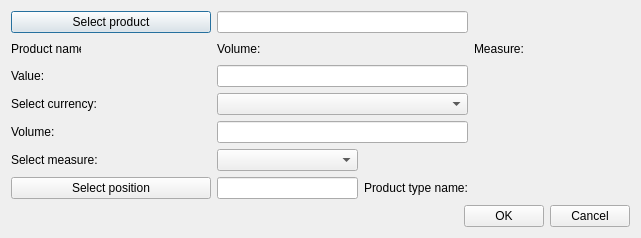
<?xml version="1.0" encoding="UTF-8"?>
<ui version="4.0">
 <class>CreateJobprice</class>
 <widget class="QDialog" name="CreateJobprice">
  <property name="geometry">
   <rect>
    <x>0</x>
    <y>0</y>
    <width>641</width>
    <height>238</height>
   </rect>
  </property>
  <property name="sizePolicy">
   <sizepolicy hsizetype="Fixed" vsizetype="Fixed">
    <horstretch>0</horstretch>
    <verstretch>0</verstretch>
   </sizepolicy>
  </property>
  <property name="windowTitle">
   <string>Create/Update jobprice</string>
  </property>
  <property name="locale">
   <locale language="English" country="UnitedStates"/>
  </property>
  <property name="modal">
   <bool>false</bool>
  </property>
  <layout class="QGridLayout" name="gridLayout">
   <property name="leftMargin">
    <number>11</number>
   </property>
   <property name="topMargin">
    <number>11</number>
   </property>
   <property name="rightMargin">
    <number>11</number>
   </property>
   <property name="bottomMargin">
    <number>11</number>
   </property>
   <item row="2" column="2" colspan="2">
    <widget class="QLineEdit" name="valueEdit">
     <property name="toolTip">
      <string>&lt;html&gt;&lt;head/&gt;&lt;body&gt;&lt;p&gt;For example: 1 (depending on measure, in that case = 1 liter)&lt;/p&gt;&lt;/body&gt;&lt;/html&gt;</string>
     </property>
    </widget>
   </item>
   <item row="8" column="5">
    <widget class="QLabel" name="positionPh">
     <property name="font">
      <font>
       <family>Times New Roman</family>
       <pointsize>12</pointsize>
       <weight>75</weight>
       <italic>true</italic>
       <bold>true</bold>
      </font>
     </property>
     <property name="text">
      <string/>
     </property>
    </widget>
   </item>
   <item row="2" column="0" colspan="2">
    <widget class="QLabel" name="valueLb">
     <property name="text">
      <string>Value:</string>
     </property>
    </widget>
   </item>
   <item row="3" column="0" colspan="2">
    <widget class="QLabel" name="currencyLb">
     <property name="text">
      <string>Select currency:</string>
     </property>
    </widget>
   </item>
   <item row="0" column="0" colspan="2">
    <widget class="QPushButton" name="productBtn">
     <property name="minimumSize">
      <size>
       <width>200</width>
       <height>0</height>
      </size>
     </property>
     <property name="text">
      <string>Select product</string>
     </property>
    </widget>
   </item>
   <item row="0" column="2" colspan="2">
    <widget class="QLineEdit" name="productEdit">
     <property name="readOnly">
      <bool>true</bool>
     </property>
    </widget>
   </item>
   <item row="3" column="2" colspan="2">
    <widget class="QComboBox" name="currencyCmb"/>
   </item>
   <item row="4" column="2" colspan="2">
    <widget class="QLineEdit" name="volumeEdit">
     <property name="toolTip">
      <string>&lt;html&gt;&lt;head/&gt;&lt;body&gt;&lt;p&gt;For example: 3.5 (depending on currency, in that case 3.5 USD)&lt;/p&gt;&lt;/body&gt;&lt;/html&gt;</string>
     </property>
    </widget>
   </item>
   <item row="5" column="0" colspan="2">
    <widget class="QLabel" name="measureLb_2">
     <property name="text">
      <string>Select measure:</string>
     </property>
    </widget>
   </item>
   <item row="1" column="5">
    <widget class="QLabel" name="measurePh">
     <property name="minimumSize">
      <size>
       <width>100</width>
       <height>0</height>
      </size>
     </property>
     <property name="font">
      <font>
       <family>Times New Roman</family>
       <pointsize>12</pointsize>
       <weight>75</weight>
       <italic>true</italic>
       <bold>true</bold>
      </font>
     </property>
     <property name="text">
      <string/>
     </property>
    </widget>
   </item>
   <item row="1" column="4">
    <widget class="QLabel" name="measureLb">
     <property name="text">
      <string>Measure:</string>
     </property>
    </widget>
   </item>
   <item row="1" column="3">
    <widget class="QLabel" name="volumePh">
     <property name="minimumSize">
      <size>
       <width>100</width>
       <height>0</height>
      </size>
     </property>
     <property name="font">
      <font>
       <family>Times New Roman</family>
       <pointsize>12</pointsize>
       <weight>75</weight>
       <italic>true</italic>
       <bold>true</bold>
      </font>
     </property>
     <property name="text">
      <string/>
     </property>
    </widget>
   </item>
   <item row="1" column="2">
    <widget class="QLabel" name="volumeLb_2">
     <property name="minimumSize">
      <size>
       <width>70</width>
       <height>0</height>
      </size>
     </property>
     <property name="maximumSize">
      <size>
       <width>70</width>
       <height>16777215</height>
      </size>
     </property>
     <property name="text">
      <string>Volume:</string>
     </property>
    </widget>
   </item>
   <item row="9" column="0" colspan="6">
    <layout class="QHBoxLayout" name="horizontalLayout_2">
     <item>
      <spacer name="horizontalSpacer">
       <property name="orientation">
        <enum>Qt::Horizontal</enum>
       </property>
       <property name="sizeHint" stdset="0">
        <size>
         <width>40</width>
         <height>20</height>
        </size>
       </property>
      </spacer>
     </item>
     <item>
      <widget class="QPushButton" name="okBtn">
       <property name="text">
        <string>OK</string>
       </property>
      </widget>
     </item>
     <item>
      <widget class="QPushButton" name="cancelBtn">
       <property name="text">
        <string>Cancel</string>
       </property>
      </widget>
     </item>
    </layout>
   </item>
   <item row="1" column="0">
    <widget class="QLabel" name="prodNameLb">
     <property name="minimumSize">
      <size>
       <width>70</width>
       <height>0</height>
      </size>
     </property>
     <property name="maximumSize">
      <size>
       <width>70</width>
       <height>16777215</height>
      </size>
     </property>
     <property name="text">
      <string>Product name:</string>
     </property>
    </widget>
   </item>
   <item row="1" column="1">
    <widget class="QLabel" name="prodNamePh">
     <property name="minimumSize">
      <size>
       <width>100</width>
       <height>0</height>
      </size>
     </property>
     <property name="font">
      <font>
       <family>Times New Roman</family>
       <pointsize>12</pointsize>
       <weight>75</weight>
       <italic>true</italic>
       <bold>true</bold>
      </font>
     </property>
     <property name="text">
      <string/>
     </property>
    </widget>
   </item>
   <item row="4" column="0" colspan="2">
    <widget class="QLabel" name="volumeLb">
     <property name="text">
      <string>Volume:</string>
     </property>
    </widget>
   </item>
   <item row="5" column="2">
    <widget class="QComboBox" name="measureCmb">
     <property name="maximumSize">
      <size>
       <width>150</width>
       <height>16777215</height>
      </size>
     </property>
    </widget>
   </item>
   <item row="8" column="2">
    <widget class="QLineEdit" name="positionEdit">
     <property name="readOnly">
      <bool>true</bool>
     </property>
    </widget>
   </item>
   <item row="8" column="3">
    <widget class="QLabel" name="PositionLb">
     <property name="text">
      <string>Product type name:</string>
     </property>
    </widget>
   </item>
   <item row="8" column="0" colspan="2">
    <widget class="QPushButton" name="positionBtn">
     <property name="text">
      <string>Select position</string>
     </property>
    </widget>
   </item>
  </layout>
 </widget>
 <tabstops>
  <tabstop>productBtn</tabstop>
  <tabstop>positionBtn</tabstop>
  <tabstop>okBtn</tabstop>
  <tabstop>cancelBtn</tabstop>
 </tabstops>
 <resources/>
 <connections/>
</ui>
